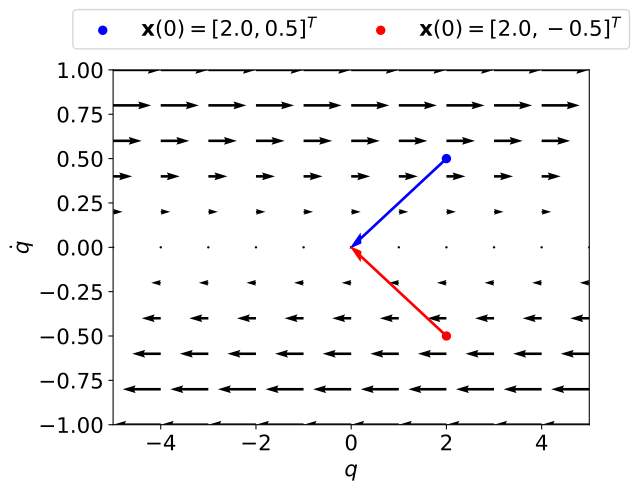

Write Python code to recreate this figure.
import numpy as np
import matplotlib.pyplot as plt

# change font size to be in line with the textbook
plt.rcParams.update({'font.size': 16})


# dynamics of the double integrator
def f(x1, x2):
    return [x2, np.zeros(x2.shape)]


# grid state space for phase portrait
dx = 5.
dy = 1.
n = 11j
X2, X1 = np.mgrid[-dy:dy:n, -dx:dx:n]

# phase portrait
X1d, X2d = f(X1, X2)
strm = plt.quiver(
    X1, X2, X1d, X2d, angles='xy', scale_units='xy',
    scale=1)  # options to make the scaling of xdot the same as the one of x

# initial states as dots and trajecories as arrows
initial_states = [(np.array([2, .5]), 'b'), (np.array([2, -.5]), 'r')]
for x, c in initial_states:
    plt.scatter(*x,
                c=c,
                label=r'$\mathbf{x}(0)=[%s,%s]^T$' % (str(x[0]), str(x[1])))
    plt.arrow(*x,
              *-x,
              color=c,
              width=.01,
              head_width=.05,
              head_length=.2,
              length_includes_head=True)

# misc plot settings
plt.xlabel(r'$q$')
plt.ylabel(r'$\dot q$')
plt.xlim(-dx, dx)
plt.ylim(-dy, dy)
plt.legend(loc='upper center', bbox_to_anchor=(0.5, 1.2), ncol=2)
plt.savefig('trajectory_tracking_state_space.svg', bbox_inches='tight')
# plt.show()
